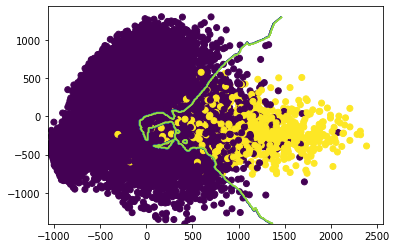

Recreate this plot in Python.
# -*- coding: utf-8 -*-
"""KNN

Automatically generated by Colaboratory.

Original file is located at
    https://colab.research.google.com/drive/1vBKpfcjnPlnW1wAZIL-yerzbEumSfo51
"""

import numpy as np
import pandas as pd
from scipy import stats
import matplotlib.pyplot as plt
from sklearn.decomposition import PCA

class knn(object):

# saving the training data set
  def fit(self, x_train, y_train, k = 1):  
  # k is the no. of nearest neighbours               
    self.k = k                                     
    self.X = np.array(x_train)
    self.y = np.array(y_train)

# predicting the class of test data 
  def predict(self, x_test):                       
    x = np.array(x_test)
    m = x.shape[0]
    y_pred = np.zeros((m,1))  
  # finding distances between a given point and the training data 
    for a in range(m):                              
      dist = np.sum((self.X-x[a,:])**2,axis=1)
      dist = np.vstack((dist,self.y))
    # arranging the distances in ascending order
      b = np.argsort(dist[0,:])                   
    # storing the indices of the k nearest points 
      l = b[0:self.k]                             
    # assigning the class which is most frequent to the test point
      y_pred[a] = stats.mode(dist[1,l]).mode        
    return y_pred

# splitting the data set into training and test sets based on the split fraction
  def split_train_test(self, X, y, split):            
        m = size()
        n = split*np.size(y,axis=0)
        x_train = X[0:n,:]
        x_test = X[n:,:]
        y_train = y[0:n]
        y_test = y[n:]
        return x_train,x_test,y_train,y_test  

# classifies a prediction as correct only if it is equal to the original class
  def accuracy(self, y_true, y_pred):               
    m = len(y_true)
    acc=0
    for a in range(m):
      if y_pred[a]==y_true[a]: acc+=1
    return (acc*100)/m

  def visualize(self, x, y, c = 0, grid_step = 10):
      pca = PCA(n_components = 2)
      pca.fit(self.X)
      x1 = pca.transform(x)[:,0]
      x2 = pca.transform(x)[:,1]
      x1_min, x1_max = x1.min() - 0.1, x1.max() + 0.1
      x2_min, x2_max = x2.min() - 0.1, x2.max() + 0.1
      xx, yy = np.meshgrid(np.arange(x1_min, x1_max, grid_step), np.arange(x2_min, x2_max, grid_step))
      pred = self.predict(pca.inverse_transform(np.c_[xx.ravel(), yy.ravel()]))
      plt.contour(xx, yy, (pred.reshape(xx.shape) == c))
      plt.scatter(x1, x2, c = (y == c))
      plt.show()
